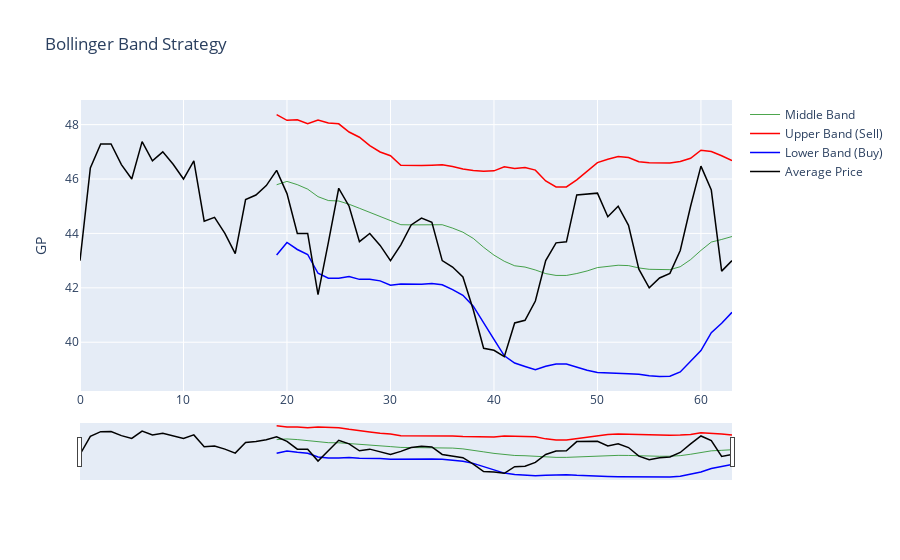

Notebook source saved alongside this figure:
### Code cell
fig = go.Figure()
fig.add_trace(go.Scatter(x=rune_df.index, y= rune_df['Middle_band'],line=dict(color='green', width=.7), name = 'Middle Band'))
fig.add_trace(go.Scatter(x=rune_df.index, y= rune_df['Upper_band'],line=dict(color='red', width=1.5), name = 'Upper Band (Sell)'))
fig.add_trace(go.Scatter(x=rune_df.index, y= rune_df['Lower_band'],line=dict(color='blue', width=1.5), name = 'Lower Band (Buy)'))
fig.add_trace(go.Scatter(x=rune_df.index, y= rune_df['Chaos_rune'],line=dict(color='black', width = 1.5), name = 'Average Price'))
fig.update_layout(title='Bollinger Band Strategy',yaxis_title='GP')
fig.update_xaxes(
    rangeslider_visible=True,
    rangeselector=dict(
        buttons=list([
            dict(count=1, label="1m", step="month", stepmode="backward"),
            dict(count=6, label="6m", step="month", stepmode="backward"),
            dict(count=1, label="YTD", step="year", stepmode="todate"),
            dict(count=1, label="1y", step="year", stepmode="backward"),
            dict(step="all")
        ])
    )
)
fig.show()

### Figure 1 — Plotly figure (JSON) as saved in the notebook; plotly's stock layout.template omitted (floating-point values rounded to 4 significant figures)
{"data": [{"line": {"color": "green", "width": 0.7}, "name": "Middle Band", "type": "scatter", "x": [0, 1, 2, 3, 4, 5, 6, 7, 8, 9, 10, 11, 12, 13, 14, 15, 16, 17, 18, 19, 20, 21, 22, 23, 24, 25, 26, 27, 28, 29, 30, 31, 32, 33, 34, 35, 36, 37, 38, 39, 40, 41, 42, 43, 44, 45, 46, 47, 48, 49, 50, 51, 52, 53, 54, 55, 56, 57, 58, 59, 60, 61, 62, 63], "y": [null, null, null, null, null, null, null, null, null, null, null, null, null, null, null, null, null, null, null, 45.79, 45.91, 45.79, 45.63, 45.35, 45.21, 45.19, 45.07, 44.92, 44.77, 44.63, 44.48, 44.32, 44.31, 44.31, 44.33, 44.32, 44.2, 44.05, 43.82, 43.49, 43.2, 42.98, 42.81, 42.76, 42.66, 42.52, 42.46, 42.46, 42.53, 42.62, 42.74, 42.8, 42.83, 42.82, 42.73, 42.68, 42.66, 42.67, 42.78, 43.04, 43.38, 43.68, 43.78, 43.89]}, {"line": {"color": "red", "width": 1.5}, "name": "Upper Band (Sell)", "type": "scatter", "x": [0, 1, 2, 3, 4, 5, 6, 7, 8, 9, 10, 11, 12, 13, 14, 15, 16, 17, 18, 19, 20, 21, 22, 23, 24, 25, 26, 27, 28, 29, 30, 31, 32, 33, 34, 35, 36, 37, 38, 39, 40, 41, 42, 43, 44, 45, 46, 47, 48, 49, 50, 51, 52, 53, 54, 55, 56, 57, 58, 59, 60, 61, 62, 63], "y": [null, null, null, null, null, null, null, null, null, null, null, null, null, null, null, null, null, null, null, 48.37, 48.16, 48.18, 48.03, 48.17, 48.06, 48.03, 47.73, 47.54, 47.23, 47.0, 46.86, 46.5, 46.5, 46.49, 46.51, 46.53, 46.46, 46.37, 46.31, 46.29, 46.3, 46.45, 46.39, 46.42, 46.33, 45.93, 45.71, 45.71, 45.97, 46.27, 46.61, 46.73, 46.83, 46.79, 46.64, 46.6, 46.58, 46.59, 46.65, 46.76, 47.06, 47.01, 46.86, 46.68]}, {"line": {"color": "blue", "width": 1.5}, "name": "Lower Band (Buy)", "type": "scatter", "x": [0, 1, 2, 3, 4, 5, 6, 7, 8, 9, 10, 11, 12, 13, 14, 15, 16, 17, 18, 19, 20, 21, 22, 23, 24, 25, 26, 27, 28, 29, 30, 31, 32, 33, 34, 35, 36, 37, 38, 39, 40, 41, 42, 43, 44, 45, 46, 47, 48, 49, 50, 51, 52, 53, 54, 55, 56, 57, 58, 59, 60, 61, 62, 63], "y": [null, null, null, null, null, null, null, null, null, null, null, null, null, null, null, null, null, null, null, 43.21, 43.67, 43.41, 43.23, 42.53, 42.35, 42.35, 42.42, 42.31, 42.32, 42.26, 42.09, 42.14, 42.13, 42.13, 42.16, 42.11, 41.93, 41.73, 41.32, 40.69, 40.1, 39.5, 39.23, 39.11, 38.99, 39.12, 39.2, 39.2, 39.08, 38.97, 38.88, 38.86, 38.83, 38.84, 38.82, 38.76, 38.74, 38.75, 38.91, 39.31, 39.7, 40.35, 40.7, 41.1]}, {"line": {"color": "black", "width": 1.5}, "name": "Average Price", "type": "scatter", "x": [0, 1, 2, 3, 4, 5, 6, 7, 8, 9, 10, 11, 12, 13, 14, 15, 16, 17, 18, 19, 20, 21, 22, 23, 24, 25, 26, 27, 28, 29, 30, 31, 32, 33, 34, 35, 36, 37, 38, 39, 40, 41, 42, 43, 44, 45, 46, 47, 48, 49, 50, 51, 52, 53, 54, 55, 56, 57, 58, 59, 60, 61, 62, 63], "y": [43, 46.4, 47.29, 47.29, 46.53, 46, 47.37, 46.67, 47, 46.54, 46, 46.67, 44.45, 44.59, 44, 43.26, 45.25, 45.41, 45.76, 46.32, 45.46, 44, 44, 41.75, 43.67, 45.66, 45, 43.7, 44, 43.56, 43, 43.58, 44.31, 44.56, 44.41, 43, 42.76, 42.4, 41.2, 39.78, 39.7, 39.47, 40.71, 40.81, 41.51, 43, 43.65, 43.69, 45.41, 45.45, 45.48, 44.61, 45, 44.3, 42.68, 42, 42.36, 42.53, 43.37, 45, 46.48, 45.59, 42.61, 43]}], "layout": {"title": {"text": "Bollinger Band Strategy"}, "xaxis": {"rangeselector": {"buttons": [{"count": 1, "label": "1m", "step": "month", "stepmode": "backward"}, {"count": 6, "label": "6m", "step": "month", "stepmode": "backward"}, {"count": 1, "label": "YTD", "step": "year", "stepmode": "todate"}, {"count": 1, "label": "1y", "step": "year", "stepmode": "backward"}, {"step": "all"}]}, "rangeslider": {"visible": true}}, "yaxis": {"title": {"text": "GP"}}}}
